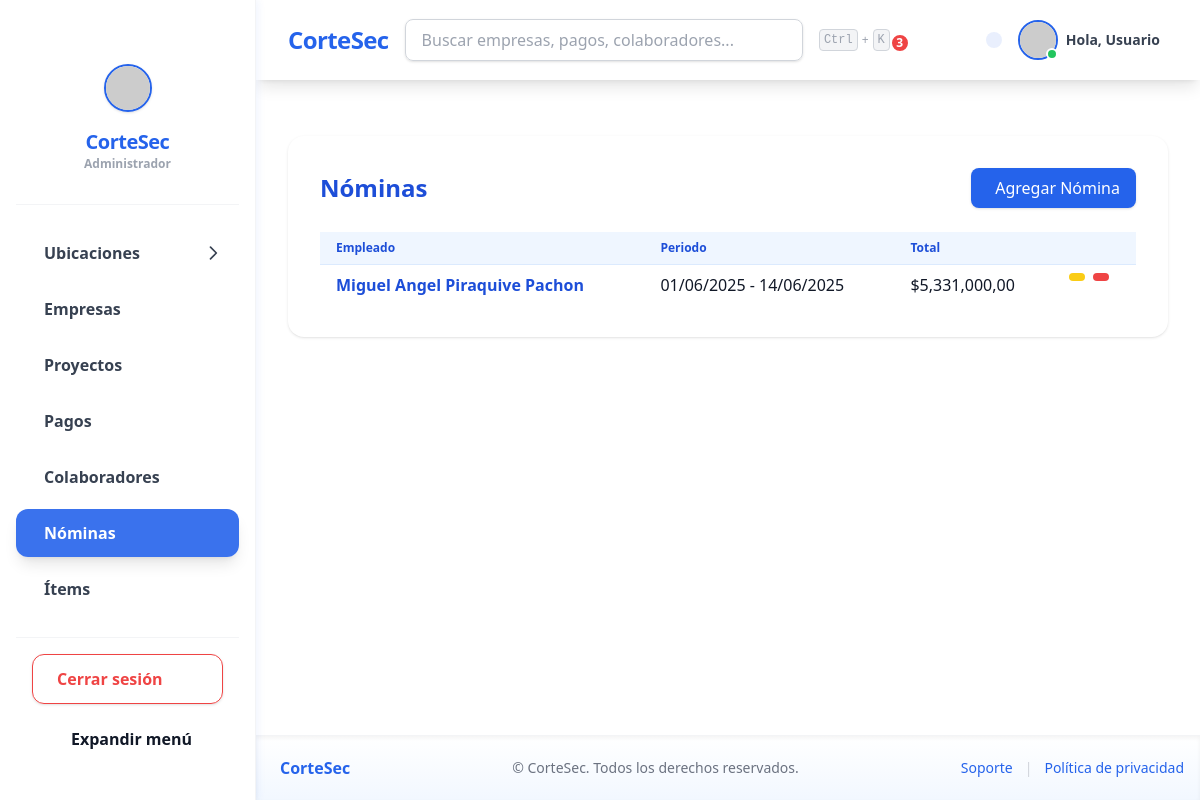
The page /payroll/nominas/ on the database its author committed.
### payroll/models.py (models this page shows, shortened)
class Nomina(models.Model):
    empleado = models.ForeignKey(Empleado, on_delete=models.CASCADE, verbose_name="Empleado", related_name="nominas")
    periodo_inicio = models.DateField("Inicio del periodo", null=True, blank=True)
    periodo_fin = models.DateField("Fin del periodo", null=True, blank=True)
    seguridad = models.DecimalField("Seguridad", max_digits=10, decimal_places=2, default=50000, validators=[MinValueValidator(0)])
    prestamos = models.DecimalField("Préstamos", max_digits=10, decimal_places=2, default=0, validators=[MinValueValidator(0)])
    restaurante = models.DecimalField("Restaurante", max_digits=10, decimal_places=2, default=0, validators=[MinValueValidator(0)])
    creado_el = models.DateTimeField("Creado el", auto_now_add=True)
    actualizado_el = models.DateTimeField("Actualizado el", auto_now=True)
    class Meta:
        verbose_name = "Nómina"
        verbose_name_plural = "Nóminas"
        ordering = ["-periodo_fin"]
    @property
    def produccion(self):
        return sum([detalle.total for detalle in self.detalles.all()])
    @property
    def total(self):
        return self.produccion - self.seguridad - self.prestamos - self.restaurante

class Empleado(models.Model):
    GENERO_CHOICES = [
        ('M', 'Masculino'),
        ('F', 'Femenino'),
        ('O', 'Otro'),
    ]
    nombres = models.CharField("Nombres", max_length=100)
    apellidos = models.CharField("Apellidos", max_length=100)
    documento = models.CharField("Documento de Identidad", max_length=30, unique=True, blank=True, null=True)
    correo = models.EmailField("Correo electrónico", unique=True)
    telefono = models.CharField("Teléfono", max_length=15, blank=True)
    direccion = models.CharField("Dirección", max_length=255, blank=True)
    fecha_nacimiento = models.DateField("Fecha de nacimiento", blank=True, null=True)
    genero = models.CharField("Género", max_length=1, choices=GENERO_CHOICES, blank=True)
    fecha_contratacion = models.DateField("Fecha de contratación", auto_now_add=True)
    departamento = models.ForeignKey(Departamento, on_delete=models.SET_NULL, null=True, blank=True, verbose_name="Departamento")
    municipio = models.ForeignKey(Municipio, on_delete=models.SET_NULL, null=True, blank=True, verbose_name="Municipio")
    cargo = models.ForeignKey(Cargo, on_delete=models.PROTECT, verbose_name="Cargo")
    foto = models.ImageField("Foto", upload_to="empleados/fotos/", blank=True, null=True)
    creado_el = models.DateTimeField("Creado el", auto_now_add=True)
    actualizado_el = models.DateTimeField("Actualizado el", auto_now=True)
    class Meta:
        verbose_name = "Empleado"
        verbose_name_plural = "Empleados"
        ordering = ["apellidos", "nombres"]

class DetalleNomina(models.Model):
    nomina = models.ForeignKey(Nomina, on_delete=models.CASCADE, related_name="detalles")
    item = models.ForeignKey(Item, on_delete=models.PROTECT, verbose_name="Ítem")
    cantidad = models.DecimalField("Cantidad", max_digits=10, decimal_places=2, default=0, validators=[MinValueValidator(0)])
    @property
    def total(self):
        return self.cantidad * self.item.price

### items/models.py (models this page shows, shortened)
class Item(models.Model):
    TIPO_CANTIDAD_CHOICES = [
    ('m2', 'Metro cuadrado (m²)'),
    ('m3', 'Metro cúbico (m³)'),
    ('ml', 'Metro lineal (ml)'),
    ('global', 'Global'),
]
    name = models.CharField("Nombre", max_length=100)
    description = models.TextField("Descripción", blank=True)
    price = models.DecimalField("Precio Unitario", max_digits=10, decimal_places=2)
    tipo_cantidad = models.CharField(
        "Tipo de cantidad",
        max_length=10,
        choices=TIPO_CANTIDAD_CHOICES,
        default='m2'
    )
    created_at = models.DateTimeField("Creado el", auto_now_add=True)
    updated_at = models.DateTimeField("Actualizado el", auto_now=True)
    class Meta:
        verbose_name = "Ítem"
        verbose_name_plural = "Ítems"
        ordering = ["name"]

### payroll/views.py (the view)
# urls.py: path('nominas/', views.nomina_lista, name='nomina_lista'),
def nomina_lista(request):
    query = request.GET.get('q', '')
    nominas = Nomina.objects.select_related('empleado').order_by('-periodo_fin')
    if query:
        nominas = nominas.filter(empleado__nombres__icontains=query) | nominas.filter(empleado__apellidos__icontains=query)
    paginator = Paginator(nominas, 20)
    page_number = request.GET.get('page')
    page_obj = paginator.get_page(page_number)
    return render(request, 'payroll/nomina_lista.html', {'nominas': page_obj, 'query': query})

### core/context_processors.py (called while the page is built)
def notificaciones(request):
    if request.user.is_authenticated:
        return {
            'notificaciones': Notificacion.objects.filter(usuario=request.user, leida=False)
        }
    return {}

### payroll/templates/payroll/nomina_lista.html (shortened to what this page needs)
{% extends "base.html" %}
{% load i18n %}
{% load humanize %}
{% block content %}
<div class="bg-white rounded-2xl shadow p-8">
    <div class="flex flex-col md:flex-row md:items-center md:justify-between mb-6 gap-4">
        <h2 class="text-2xl font-bold text-blue-700">{% trans "Nóminas" %}</h2>
        <a href="{% url 'payroll:nomina_agregar' %}" class="inline-flex items-center px-4 py-2 bg-blue-600 text-white rounded-lg shadow hover:bg-blue-700 transition">
             {% trans "Agregar Nómina" %}
        </a>
    </div>
    <div class="overflow-x-auto">
        <table class="min-w-full divide-y divide-blue-100">
            <thead class="bg-blue-50">
                <tr>
                    <th class="px-4 py-2 text-left text-xs font-semibold text-blue-700">{% trans "Empleado" %}</th>
                    <th class="px-4 py-2 text-left text-xs font-semibold text-blue-700">{% trans "Periodo" %}</th>
                    <th class="px-4 py-2 text-left text-xs font-semibold text-blue-700">{% trans "Total" %}</th>
                    <th class="px-4 py-2"></th>
                </tr>
            </thead>
            <tbody class="divide-y divide-blue-50">
                {% for nomina in nominas %}
                <tr class="hover:bg-blue-50 transition">
                    <td class="px-4 py-2">
                        <a href="{% url 'payroll:nomina_detalle' nomina.pk %}" class="text-blue-700 font-semibold hover:underline">
                            {{ nomina.empleado.nombres }} {{ nomina.empleado.apellidos }}
                        </a>
                    </td>
                    <td class="px-4 py-2">
                        {{ nomina.periodo_inicio|date:"d/m/Y" }} - {{ nomina.periodo_fin|date:"d/m/Y" }}
                    </td>
                    <td class="px-4 py-2">
                        ${{ nomina.total|floatformat:2|intcomma }}
                    </td>
                    <td class="px-4 py-2 flex gap-2">
                        <a href="{% url 'payroll:nomina_editar' nomina.pk %}" class="inline-flex items-center px-2 py-1 bg-yellow-400 text-white rounded hover:bg-yellow-500 transition text-xs" title="{% trans 'Editar' %}">
                        </a>
                        <a href="{% url 'payroll:nomina_eliminar' nomina.pk %}" class="inline-flex items-center px-2 py-1 bg-red-500 text-white rounded hover:bg-red-600 transition text-xs" title="{% trans 'Eliminar' %}">
                        </a>
                    </td>
                </tr>
                {% empty %}
                <tr>
                    <td colspan="4" class="text-center py-6 text-gray-400">{% trans "No hay nóminas registradas." %}</td>
                </tr>
                {% endfor %}
            </tbody>
        </table>
    </div>
</div>
{% endblock %}

### static/css/custom.css (style rules this page uses)
html, body { height: 100%; }

### rows shown on the page
Nomina: empleado.nombres "Miguel Angel", empleado.apellidos "Piraquive Pachon", periodo_inicio "01/06/2025", periodo_fin "14/06/2025", total "5,331,000,00"

### other values the page prints
{{ user.first_name|default:"Usuario" }} "Usuario"
